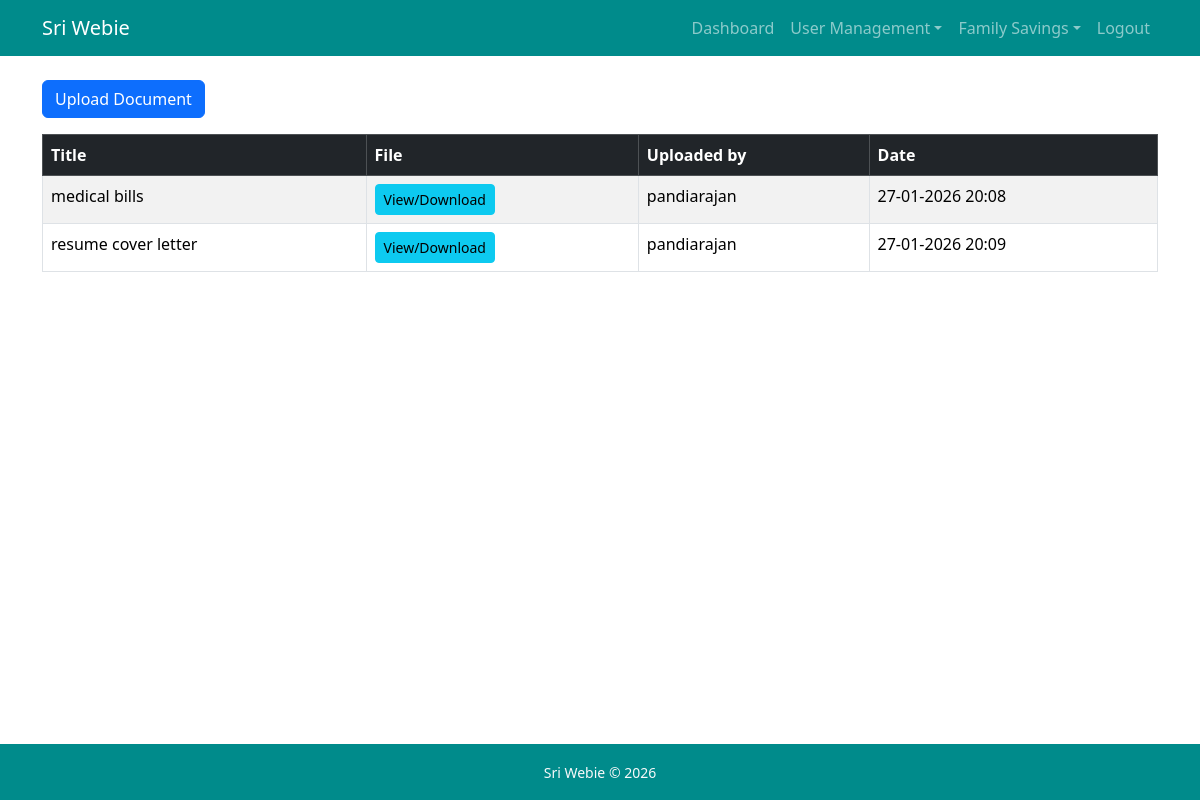
The page /documents/ (signed in) on the database its author committed.
### documents/models.py (models this page shows, shortened)
class Document(models.Model):
    title = models.CharField(max_length=255)
    file = models.FileField(upload_to='documents/files/')
    uploaded_by = models.ForeignKey(User, on_delete=models.SET_NULL, null=True)
    uploaded_at = models.DateTimeField(auto_now_add=True)

### users/models.py (models this page shows, shortened)
class User(AbstractUser):
    role = models.ForeignKey(Role, on_delete=models.PROTECT, null=True, blank=True)
    groups = models.ManyToManyField('auth.Group', related_name='custom_user_set', blank=True, help_text='The groups this user belongs to', verbose_name='groups')
    user_permissions = models.ManyToManyField('auth.Permission', related_name='custom_user_set', blank=True, help_text='Specific permissions for this user.', verbose_name='user permissions')

### documents/views.py (the view)
# urls.py: path("", document_list, name="document_list"),
@login_required
def document_list(request):
    documents = Document.objects.all()
    return render(request, "documents/document_list.html", {"documents": documents})

### documents/templates/documents/document_list.html (shortened to what this page needs)
{%extends "users/base.html"%}
{%block content%}
    {%if request.user.role.role_name != "auditor"%}
        <a href="/documents/upload/" class="btn btn-primary mb-3">
            Upload Document
        </a>
    {%endif%}
    <div class="table-responsive">
    <table class="table table-bordered table-striped">
        <thead class="table-dark">
            <tr>
                <th>Title</th>
                <th>File</th>
                <th>Uploaded by</th>
                <th>Date</th>
            </tr>
        </thead>
        <tbody>
            {%for d in documents%}
                <tr>
                    <td>{{d.title}}</td>
                    <td>
                        <a href="{{d.file.url}}" target="_blank" class="btn btn-sm btn-info">
                            View/Download
                        </a>
                    </td>
                    <td>{{d.uploaded_by}}</td>
                    <td>{{d.uploaded_at|date:"d-m-Y H:i"}}</td>
                </tr>
            {%endfor%}
        </tbody>
    </table>
    </div>
{%endblock%}

### rows shown on the page
Document: title "medical bills", uploaded_by "pandiarajan", uploaded_at "27-01-2026 20:08"
Document: title "resume cover letter", uploaded_by "pandiarajan", uploaded_at "27-01-2026 20:09"
